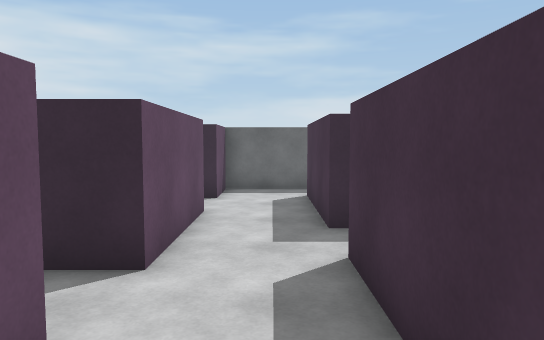
[1] (above)

16 first-person views from a walk through a 3-D level made in the Unity game engine. The camera is 1.5 m above the floor, tilts 4° down and sees 70° across. The floor is counted in squares, 1 m on a side. Each view is taken from the middle of a square. On the plan, view 1 faces up. The plan holds only what a view shows up to about 17 squares ahead; the rest is blank. The player is left out. Surface patterns are stand-ins for the level's own textures.

[2]
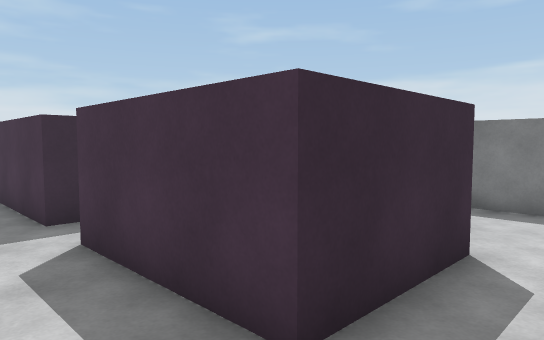

[3]
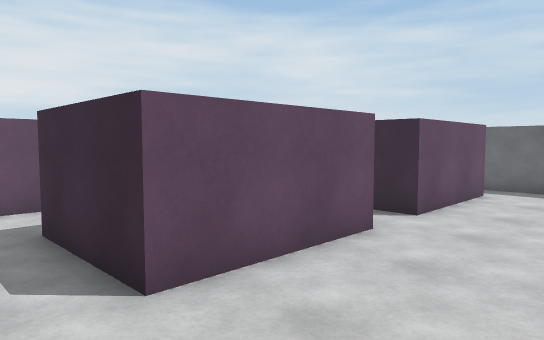

[4]
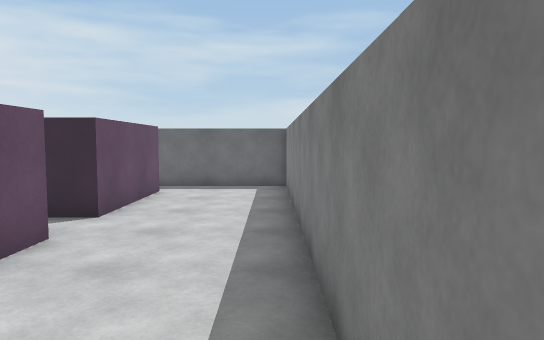

[5]
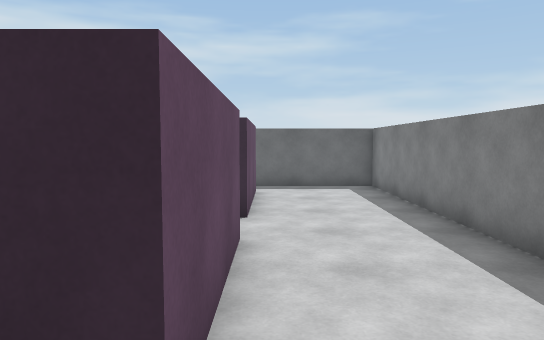

[6]
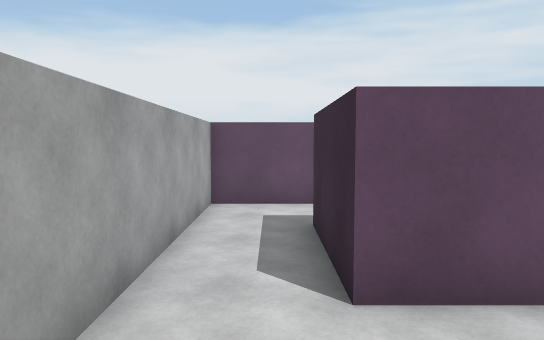

[7]
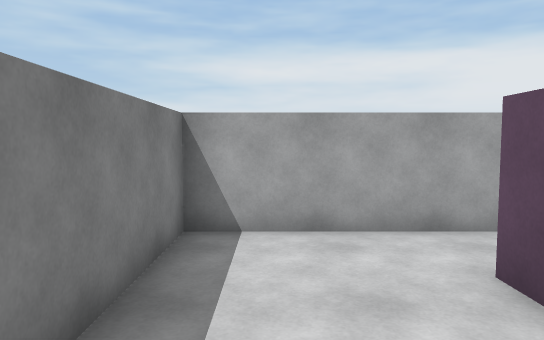

[8]
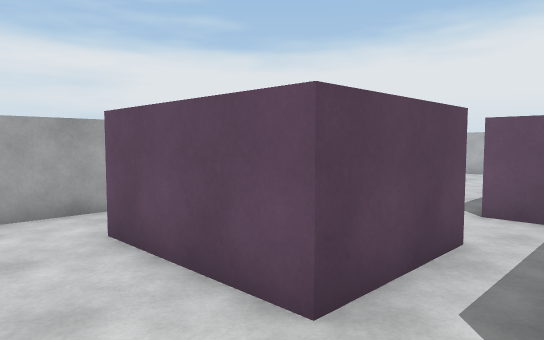

[9]
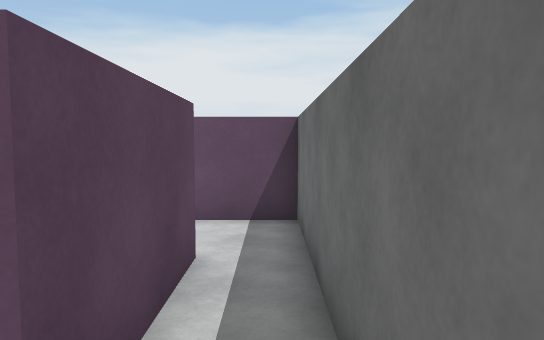

[10]
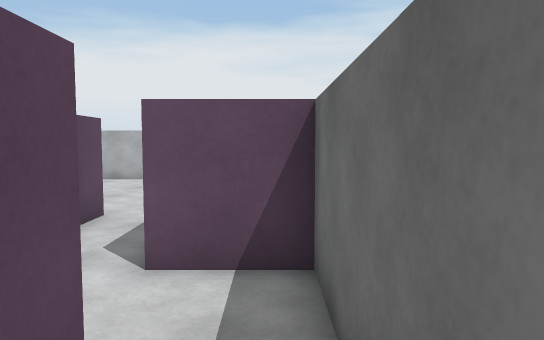

[11]
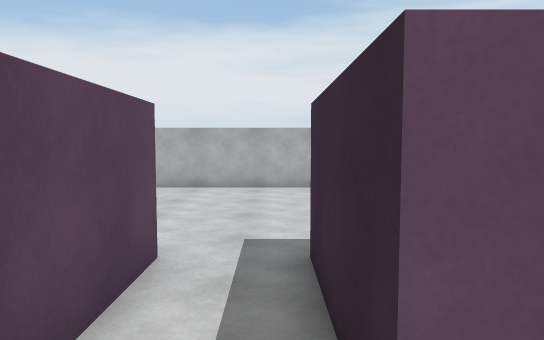

[12]
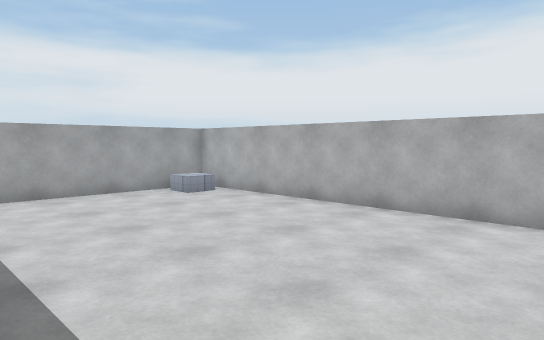

[13]
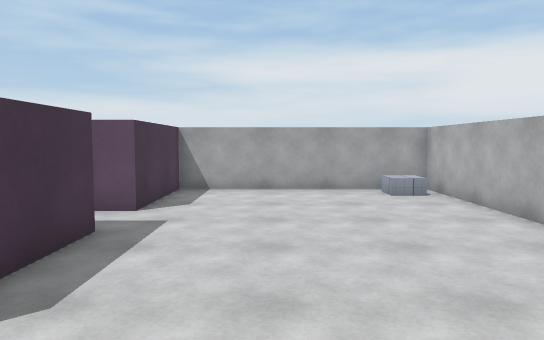

[14]
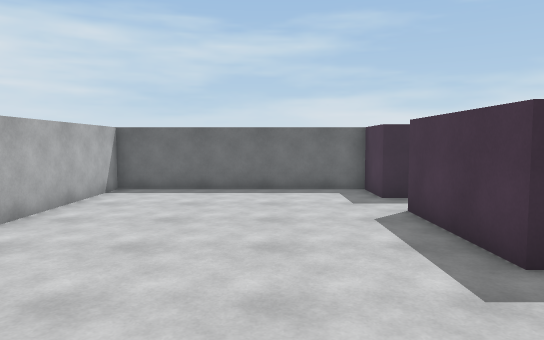

[15]
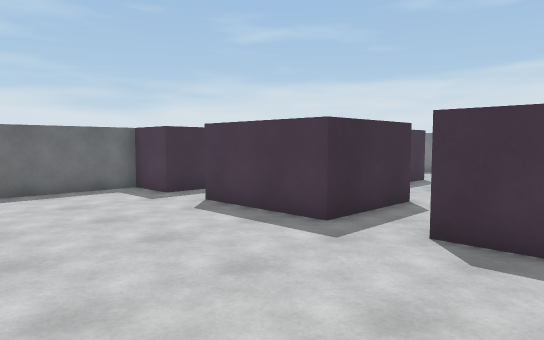

[16]
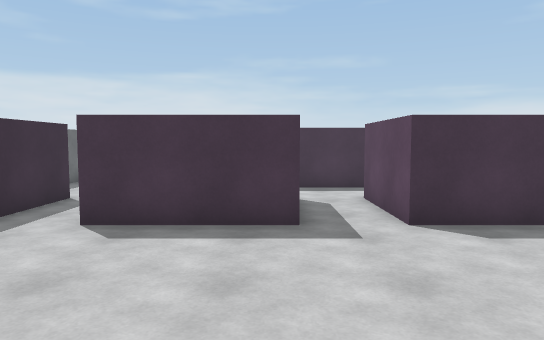

### Floor plan
Points are (right, up) in squares from view 1. A wall is a line through its corners. A room is listed if a view was taken in it or the views show most of it. See-through windows are left out.
Room 1 (views 1, 2, 3, 4, 5, 6, 7, 8, 9, 10)
walls: (1.6, 6.7) (1, 6.7); (1, 5) (4.5, 5) (4.5, 0.7) (1, 0.7); (-1.5, 6.5) (-1.5, 5.5); (1, 11) (4.5, 11) (4.5, 6.7) (3.2, 6.7); (-1.5, 0.5) (-1.5, -1.5) (8.5, -1.5) (8.5, 12.5) (-1.5, 12.5) (-1.5, 11.5)
ways out: opening at (-0.5, 1.5) to room 2; opening at (-0.5, 5) to room 2; opening at (-0.5, 7.5) to room 2; opening at (-0.5, 11) to room 2
Room 2 (views 11, 12, 13, 14, 15, 16)
walls: (-1.5, 5.5) (-1.5, 4.5) (-5, 4.5) (-5, 8.5) (-2, 8.5); (-1.5, 8.5) (-1.5, 6.5); (-1.5, 11.5) (-1.5, 10.5) (-5, 10.5) (-5, 12.5) (-13, 12.5) (-13, -1.5) (-5, -1.5) (-5, 2.5) (-1.5, 2.5) (-1.5, 0.5); (1, 6.7) (1, 11); (1, 0.7) (1, 5)
ways out: opening at (-0.5, 1.5) to room 1; opening at (-0.5, 5) to room 1; opening at (-0.5, 7.5) to room 1; opening at (-0.5, 11) to room 1

Positions as (right, up) in squares from view 1, and headings:
1: (0, 0), facing up
2: (-1, -1), facing up-right
3: (8, -1), facing up-left
4: (8, -1), facing up
5: (5, -1), facing up
6: (8, 0), facing left
7: (7, 5), facing down
8: (7, 7), facing down-left
9: (6, 12), facing left
10: (3, 12), facing left
11: (0, 10), facing left
12: (-5, 10), facing down-left
13: (-8, 11), facing down
14: (-8, 0), facing up
15: (-11, 0), facing up-right
16: (-12, 5), facing right
